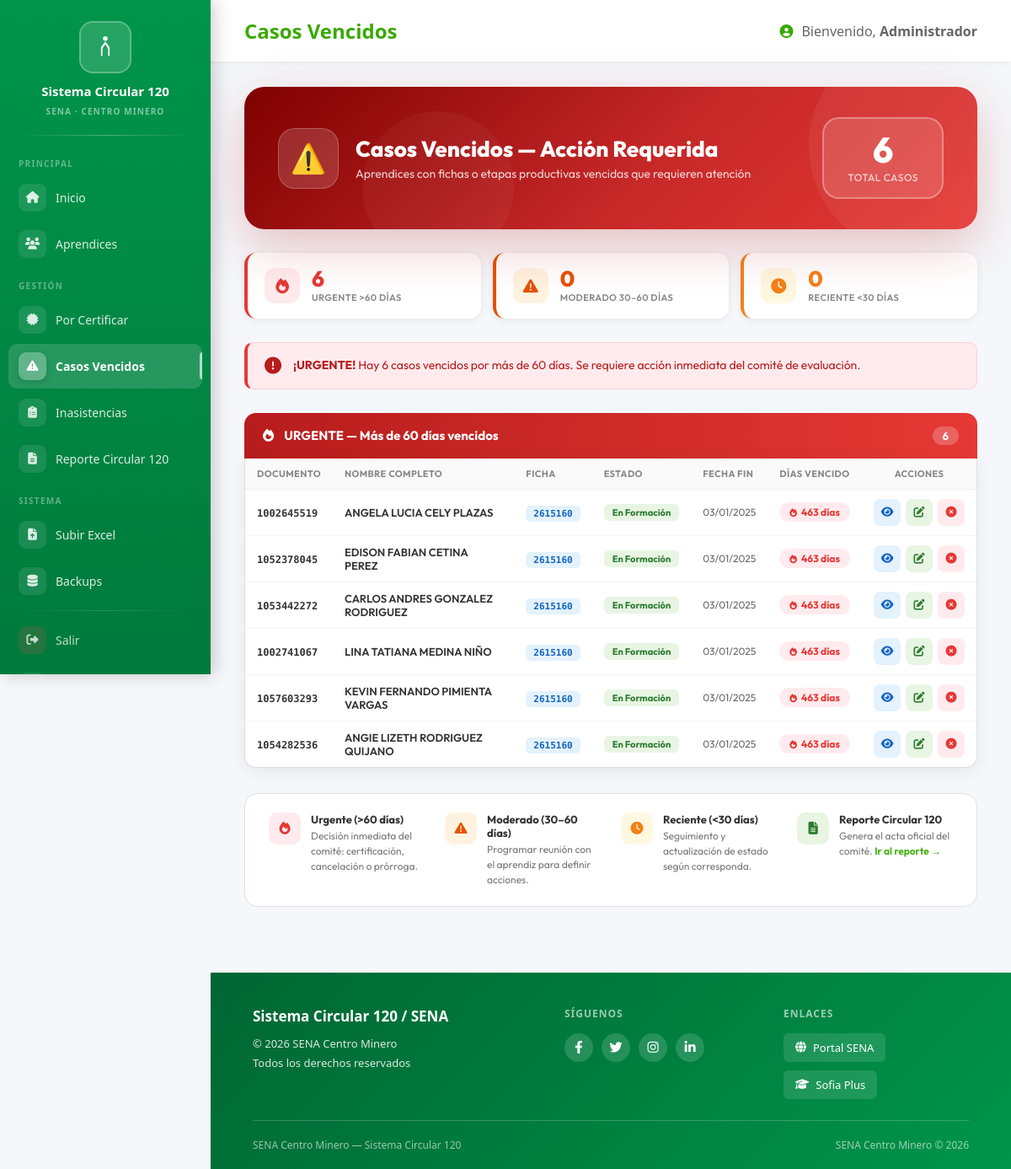
The page /aprendices/vencidos/ (signed in) on the database its author committed.
### aprendices/models.py (models this page shows, shortened)
class Aprendiz(models.Model):
    ESTADO_FORMACION_CHOICES = [
        ('EN_FORMACION', 'En Formación'),
        ('ETAPA_LECTIVA', 'Etapa Lectiva'),
        ('ETAPA_PRODUCTIVA', 'Etapa Productiva'),
        ('POR_CERTIFICAR', 'Por Certificar'),
        ('CERTIFICADO', 'Certificado'),
        ('CANCELADO', 'Cancelado'),
        ('RETIRO_VOLUNTARIO', 'Retiro Voluntario'),
        ('APLAZAMIENTO', 'Aplazamiento'),
        ('TRASLADADO', 'Trasladado'),
    ]
    documento = models.CharField(max_length=20, primary_key=True, verbose_name='Documento de Identidad')
    nombre = models.CharField(max_length=100, verbose_name='Nombre')
    apellido = models.CharField(max_length=100, verbose_name='Apellido')
    email = models.EmailField(blank=True, null=True, verbose_name='Correo Electrónico')
    telefono = models.CharField(max_length=20, blank=True, null=True, verbose_name='Teléfono')
    estado_formacion = models.CharField(
        max_length=30,
        choices=ESTADO_FORMACION_CHOICES,
        default='EN_FORMACION',
        verbose_name='Estado de Formación'
    )
    fecha_inicio = models.DateField(blank=True, null=True, verbose_name='Fecha de Inicio')
    fecha_final = models.DateField(blank=True, null=True, verbose_name='Fecha Final')
    fecha_fin_lectiva = models.DateField(blank=True, null=True, verbose_name='Fecha Fin Etapa Lectiva')
    fecha_fin_productiva = models.DateField(blank=True, null=True, verbose_name='Fecha Fin Etapa Productiva')
    ficha = models.ForeignKey(
        Ficha,
        on_delete=models.SET_NULL,
        null=True,
        blank=True,
        related_name='aprendices',
        verbose_name='Ficha de Caracterización'
    )
    observaciones = models.TextField(blank=True, null=True, verbose_name='Observaciones')
    created_at = models.DateTimeField(auto_now_add=True)
    updated_at = models.DateTimeField(auto_now=True)
    class Meta:
        verbose_name = 'Aprendiz'
        verbose_name_plural = 'Aprendices'
        ordering = ['apellido', 'nombre']
    def dias_vencido(self):
        hoy = date.today()
        if self.fecha_fin_productiva and self.fecha_fin_productiva < hoy:
            return (hoy - self.fecha_fin_productiva).days
        if self.ficha and self.ficha.fecha_fin and self.ficha.fecha_fin < hoy:
            return (hoy - self.ficha.fecha_fin).days
        return 0

class Ficha(models.Model):
    numero = models.CharField(max_length=10, primary_key=True, verbose_name='Número de Ficha')
    programa = models.CharField(max_length=200, verbose_name='Programa de Formación', default='Por definir')
    instructor = models.CharField(max_length=100, blank=True, null=True, verbose_name='Instructor Principal')
    fecha_inicio = models.DateField(blank=True, null=True, verbose_name='Fecha de Inicio')
    fecha_fin = models.DateField(blank=True, null=True, verbose_name='Fecha de Finalización')
    centro = models.ForeignKey(
        CentroFormacion,
        on_delete=models.SET_NULL,
        null=True,
        blank=True,
        related_name='fichas',
        verbose_name='Centro de Formación'
    )
    created_at = models.DateTimeField(auto_now_add=True)
    updated_at = models.DateTimeField(auto_now=True)
    class Meta:
        verbose_name = 'Ficha de Caracterización'
        verbose_name_plural = 'Fichas de Caracterización'
        ordering = ['-numero']

### aprendices/views.py (the view)
# urls.py: path('vencidos/', casos_vencidos, name='casos_vencidos'),
@login_required
def casos_vencidos(request):
    hoy = timezone.now().date()
    aprendices_vencidos = Aprendiz.objects.filter(
        estado_formacion='EN_FORMACION'
    ).filter(
        Q(ficha__fecha_fin__lt=hoy) |
        Q(fecha_fin_productiva__lt=hoy)
    ).select_related('ficha')
    urgentes  = []
    moderados = []
    recientes = []
    for aprendiz in aprendices_vencidos:
        dias = aprendiz.dias_vencido()
        if dias > 60:
            urgentes.append(aprendiz)
        elif dias > 30:
            moderados.append(aprendiz)
        else:
            recientes.append(aprendiz)
    return render(request, 'aprendices/casos_vencidos.html', {
        'urgentes':  urgentes,
        'moderados': moderados,
        'recientes': recientes,
        'total': len(urgentes) + len(moderados) + len(recientes)
    })

### aprendices/templates/aprendices/casos_vencidos.html (shortened to what this page needs)
{% extends "aprendices/base.html" %}
{% block page_title %}Casos Vencidos{% endblock %}
{% block content %}
<div class="cv-wrap">
  <div class="cv-hero">
    <div class="cv-hero-inner">
      <div class="cv-hero-left">
        <div class="cv-hero-icon">⚠️</div>
        <div>
          <h1>Casos Vencidos — Acción Requerida</h1>
          <p>Aprendices con fichas o etapas productivas vencidas que requieren atención</p>
        </div>
      </div>
      {% if total > 0 %}
      <div class="cv-hero-badge">
        <div class="num">{{ total }}</div>
        <div class="lbl">Total casos</div>
      </div>
      {% endif %}
    </div>
  </div>
  {% if total > 0 %}
  <div class="cv-level-summary">
    <div class="cv-lstat lv-urgente">
      <div class="ico"><i class="fas fa-fire"></i></div>
      <div>
        <div class="cnt">{{ urgentes|length }}</div>
        <div class="lbl">Urgente &gt;60 días</div>
      </div>
    </div>
    <div class="cv-lstat lv-moderado">
      <div class="ico"><i class="fas fa-exclamation-triangle"></i></div>
      <div>
        <div class="cnt">{{ moderados|length }}</div>
        <div class="lbl">Moderado 30–60 días</div>
      </div>
    </div>
    <div class="cv-lstat lv-reciente">
      <div class="ico"><i class="fas fa-clock"></i></div>
      <div>
        <div class="cnt">{{ recientes|length }}</div>
        <div class="lbl">Reciente &lt;30 días</div>
      </div>
    </div>
  </div>
  {% if urgentes %}
  <div class="cv-alert-urgente">
    <i class="fas fa-exclamation-circle"></i>
    <span><strong>¡URGENTE!</strong> Hay {{ urgentes|length }} caso{{ urgentes|length|pluralize }} vencido{{ urgentes|length|pluralize }} por más de 60 días.
    Se requiere acción inmediata del comité de evaluación.</span>
  </div>
  {% endif %}
  {% if urgentes %}
  <div class="cv-section">
    <div class="cv-section-header sh-urgente">
      <i class="fas fa-fire"></i> URGENTE — Más de 60 días vencidos
      <span class="badge-count">{{ urgentes|length }}</span>
    </div>
    <div class="cv-table-wrap">
      <table class="cv-table">
        <thead><tr>
          <th>Documento</th><th>Nombre Completo</th><th>Ficha</th>
          <th>Estado</th><th>Fecha Fin</th><th>Días Vencido</th><th style="text-align:center">Acciones</th>
        </tr></thead>
        <tbody>
        {% for ap in urgentes %}
        <tr>
          <td><strong style="font-family:'DM Mono',monospace;font-size:12px">{{ ap.documento }}</strong></td>
          <td style="font-weight:600">{{ ap.nombre }} {{ ap.apellido }}</td>
          <td>{% if ap.ficha %}<span class="ficha-tag">{{ ap.ficha.numero }}</span>{% else %}<span style="color:#ccc">—</span>{% endif %}</td>
          <td>
            {% if ap.estado_formacion == 'EN_FORMACION' %}<span class="st-badge st-en-form">{{ ap.get_estado_formacion_display }}</span>
            {% elif ap.estado_formacion == 'ETAPA_LECTIVA' %}<span class="st-badge st-lectiva">{{ ap.get_estado_formacion_display }}</span>
            {% elif ap.estado_formacion == 'ETAPA_PRODUCTIVA' %}<span class="st-badge st-productiva">{{ ap.get_estado_formacion_display }}</span>
            {% elif ap.estado_formacion == 'POR_CERTIFICAR' %}<span class="st-badge st-por-cert">{{ ap.get_estado_formacion_display }}</span>
            {% elif ap.estado_formacion == 'CANCELADO' %}<span class="st-badge st-cancelado">{{ ap.get_estado_formacion_display }}</span>
            {% elif ap.estado_formacion == 'RETIRO_VOLUNTARIO' %}<span class="st-badge st-retiro">{{ ap.get_estado_formacion_display }}</span>
            {% elif ap.estado_formacion == 'APLAZAMIENTO' %}<span class="st-badge st-aplaz">{{ ap.get_estado_formacion_display }}</span>
            {% elif ap.estado_formacion == 'TRASLADADO' %}<span class="st-badge st-traslado">{{ ap.get_estado_formacion_display }}</span>
            {% else %}<span class="st-badge st-default">{{ ap.get_estado_formacion_display }}</span>{% endif %}
          </td>
          <td style="font-size:12px;color:#666">
            {% if ap.fecha_fin_productiva %}{{ ap.fecha_fin_productiva|date:"d/m/Y" }}
            {% elif ap.ficha and ap.ficha.fecha_fin %}{{ ap.ficha.fecha_fin|date:"d/m/Y" }}
            {% else %}—{% endif %}
          </td>
          <td><span class="dias-pill dias-urgente"><i class="fas fa-fire" style="font-size:10px"></i> {{ ap.dias_vencido }} días</span></td>
          <td>
            <div class="cv-actions">
              <a href="{% url 'aprendiz_detail' ap.documento %}" class="cv-btn cv-btn-ver" title="Ver"><i class="fas fa-eye"></i></a>
              <a href="{% url 'aprendiz_update' ap.documento %}" class="cv-btn cv-btn-edit" title="Editar"><i class="fas fa-edit"></i></a>
              <button class="cv-btn cv-btn-cancel" title="Cancelar"
                onclick="abrirModal('{{ ap.documento }}','{{ ap.nombre }} {{ ap.apellido }}')">
                <i class="fas fa-times-circle"></i>
              </button>
            </div>
          </td>
        </tr>
        {% endfor %}
        </tbody>
      </table>
    </div>
  </div>
  {% endif %}
  <div class="cv-info-box">
    <div class="cv-info-item">
      <div class="ico ico-red"><i class="fas fa-fire"></i></div>
      <div>
        <h4>Urgente (&gt;60 días)</h4>
        <p>Decisión inmediata del comité: certificación, cancelación o prórroga.</p>
      </div>
    </div>
    <div class="cv-info-item">
      <div class="ico ico-orange"><i class="fas fa-exclamation-triangle"></i></div>
      <div>
        <h4>Moderado (30–60 días)</h4>
        <p>Programar reunión con el aprendiz para definir acciones.</p>
      </div>
    </div>
    <div class="cv-info-item">
      <div class="ico ico-amber"><i class="fas fa-clock"></i></div>
      <div>
        <h4>Reciente (&lt;30 días)</h4>
        <p>Seguimiento y actualización de estado según corresponda.</p>
      </div>
    </div>
    <div class="cv-info-item">
      <div class="ico ico-green"><i class="fas fa-file-alt"></i></div>
      <div>
        <h4>Reporte Circular 120</h4>
        <p>Genera el acta oficial del comité. <a href="{% url 'reporte_circular120' %}">Ir al reporte →</a></p>
      </div>
    </div>
  </div>
  {% endif %}
</div>
{% endblock %}

### aprendices/templates/aprendices/base.html (shortened to what this page needs)
{% load static %}
<!DOCTYPE html>
<html lang="es">
<head>
    <link rel="stylesheet" href="https://cdnjs.cloudflare.com/ajax/libs/font-awesome/6.4.0/css/all.min.css">
</head>
<body>
    <aside class="sidebar">
        <div class="sidebar-header">
            <div class="sidebar-logo-wrap">
                <svg width="34" height="34" viewBox="0 0 100 100" fill="none" xmlns="http://www.w3.org/2000/svg">
                    <circle cx="50" cy="20" r="8" fill="white"/>
                    <path d="M50 30 L35 50 L35 80 L40 80 L40 55 L50 40 L60 55 L60 80 L65 80 L65 50 Z" fill="white"/>
                </svg>
            </div>
            <h3>Sistema Circular 120</h3>
            <span class="badge-sena">SENA · Centro Minero</span>
        </div>
        <ul class="sidebar-menu">
            <span class="nav-section-label">Principal</span>
            <li>
                <a href="{% url 'dashboard' %}" class="{% if request.path == '/aprendices/' %}active{% endif %}">
                    <span class="nav-icon"><i class="fas fa-home"></i></span> Inicio
                </a>
            </li>
            <li>
                <a href="{% url 'aprendiz_list' %}" class="{% if 'aprendices/aprendices' in request.path %}active{% endif %}">
                    <span class="nav-icon"><i class="fas fa-users"></i></span> Aprendices
                </a>
            </li>
            <span class="nav-section-label">Gestión</span>
            <li>
                <a href="{% url 'casos_por_certificar' %}" class="{% if 'por-certificar' in request.path %}active{% endif %}">
                    <span class="nav-icon"><i class="fas fa-certificate"></i></span> Por Certificar
                </a>
            </li>
            <li>
                <a href="{% url 'casos_vencidos' %}" class="{% if 'vencidos' in request.path %}active{% endif %}">
                    <span class="nav-icon"><i class="fas fa-exclamation-triangle"></i></span> Casos Vencidos
                </a>
            </li>
            <li>
                <a href="{% url 'inasistencia_list' %}" class="{% if 'inasistencias' in request.path %}active{% endif %}">
                    <span class="nav-icon"><i class="fas fa-clipboard-list"></i></span> Inasistencias
                </a>
            </li>
            <li>
                <a href="{% url 'reporte_circular120' %}" class="{% if 'reporte-circular120' in request.path %}active{% endif %}">
                    <span class="nav-icon"><i class="fas fa-file-alt"></i></span> Reporte Circular 120
                </a>
            </li>
            <span class="nav-section-label">Sistema</span>
            <li>
                <a href="{% url 'upload_file' %}" class="{% if 'upload' in request.path %}active{% endif %}">
                    <span class="nav-icon"><i class="fas fa-file-upload"></i></span> Subir Excel
                </a>
            </li>
            <li>
                <a href="#">
                    <span class="nav-icon"><i class="fas fa-database"></i></span> Backups
                </a>
            </li>
            <div class="sidebar-sep"></div>
            <li>
                <form method="post" action="{% url 'logout' %}" style="margin:0;">
                    <button type="submit" class="logout-btn">
                        <span class="nav-icon"><i class="fas fa-sign-out-alt"></i></span> Salir
                    </button>
                </form>
            </li>
            <li>
                <a href="#">
                    <span class="nav-icon"></span> Guía de Accesibilidad
                </a>
            </li>
        </ul>
    </aside>
    <div class="wrapper">
        <header class="top-header">
            <h1>{% block page_title %}Panel de Control{% endblock %}</h1>
            <div class="user-info">
                <i class="fas fa-user-circle"></i>
                <span>Bienvenido, <strong>{{ request.user.username }}</strong></span>
            </div>
        </header>
        <div class="content-wrapper">
            {% block content %}{% endblock %}
        </div>
        <footer class="site-footer">
            <div class="footer-inner">
                <div class="footer-top">
                    <div class="footer-brand">
                        <div class="footer-title">Sistema Circular 120 / SENA</div>
                        <p>© 2026 SENA Centro Minero</p>
                        <p>Todos los derechos reservados</p>
                    </div>
                    <div class="footer-col">
                        <h4>Síguenos</h4>
                        <div class="footer-social">
                            <a href="https://www.facebook.com/SENAColombia" target="_blank" title="Facebook"><i class="fab fa-facebook-f"></i></a>
                            <a href="https://twitter.com/SENAComunica" target="_blank" title="Twitter"><i class="fab fa-twitter"></i></a>
                            <a href="https://www.instagram.com/bienestarcentrominero/" target="_blank" title="Instagram"><i class="fab fa-instagram"></i></a>
                            <a href="https://www.linkedin.com/school/servicio-nacional-de-aprendizaje-sena-/" target="_blank" title="LinkedIn"><i class="fab fa-linkedin-in"></i></a>
                        </div>
                    </div>
                    <div class="footer-col">
                        <h4>Enlaces</h4>
                        <div class="footer-portals">
                            <a href="http://senasofiaplus.edu.co/sofia-public/" target="_blank"><i class="fas fa-globe"></i> Portal SENA</a>
                            <a href="https://oferta.senasofiaplus.edu.co/" target="_blank"><i class="fas fa-graduation-cap"></i> Sofia Plus</a>
                        </div>
                    </div>
                </div>
                <div class="footer-bottom">
                    <p>SENA Centro Minero &mdash; Sistema Circular 120</p>
                    <p>SENA Centro Minero &copy; 2026</p>
                </div>
            </div>
        </footer>
    </div>
</body>
</html>

### rows shown on the page
Aprendiz: documento "1002645519", nombre "ANGELA LUCIA", apellido "CELY PLAZAS", ficha.numero "2615160", estado_formacion "En Formación", fecha_fin_productiva "03/01/2025", dias_vencido "463"
Aprendiz: documento "1052378045", nombre "EDISON FABIAN", apellido "CETINA PEREZ", ficha.numero "2615160", estado_formacion "En Formación", fecha_fin_productiva "03/01/2025", dias_vencido "463"
Aprendiz: documento "1053442272", nombre "CARLOS ANDRES", apellido "GONZALEZ RODRIGUEZ", ficha.numero "2615160", estado_formacion "En Formación", fecha_fin_productiva "03/01/2025", dias_vencido "463"
Aprendiz: documento "1002741067", nombre "LINA TATIANA", apellido "MEDINA NIÑO", ficha.numero "2615160", estado_formacion "En Formación", fecha_fin_productiva "03/01/2025", dias_vencido "463"
Aprendiz: documento "1057603293", nombre "KEVIN FERNANDO", apellido "PIMIENTA VARGAS", ficha.numero "2615160", estado_formacion "En Formación", fecha_fin_productiva "03/01/2025", dias_vencido "463"
Aprendiz: documento "1054282536", nombre "ANGIE LIZETH", apellido "RODRIGUEZ QUIJANO", ficha.numero "2615160", estado_formacion "En Formación", fecha_fin_productiva "03/01/2025", dias_vencido "463"

### other values the page prints
{{ request.user.username }} "Administrador"
{{ total }} "6"
{{ urgentes|length }} "6"
{{ moderados|length }} "0"
{{ recientes|length }} "0"
